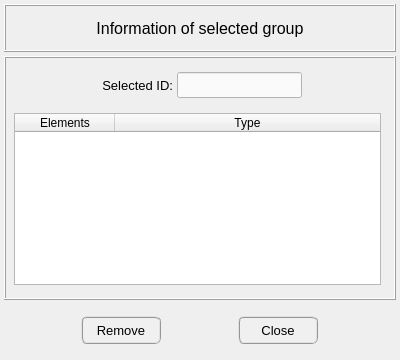
<?xml version="1.0" encoding="UTF-8"?>
<ui version="4.0">
 <class>Dialog</class>
 <widget class="QDialog" name="Dialog">
  <property name="geometry">
   <rect>
    <x>0</x>
    <y>0</y>
    <width>400</width>
    <height>360</height>
   </rect>
  </property>
  <property name="minimumSize">
   <size>
    <width>400</width>
    <height>240</height>
   </size>
  </property>
  <property name="maximumSize">
   <size>
    <width>600</width>
    <height>500</height>
   </size>
  </property>
  <property name="windowTitle">
   <string>Information of selected group</string>
  </property>
  <layout class="QGridLayout" name="gridLayout">
   <property name="leftMargin">
    <number>4</number>
   </property>
   <property name="topMargin">
    <number>4</number>
   </property>
   <property name="rightMargin">
    <number>4</number>
   </property>
   <property name="bottomMargin">
    <number>4</number>
   </property>
   <property name="spacing">
    <number>4</number>
   </property>
   <item row="1" column="0">
    <widget class="QFrame" name="frame_main">
     <property name="minimumSize">
      <size>
       <width>0</width>
       <height>0</height>
      </size>
     </property>
     <property name="maximumSize">
      <size>
       <width>16777215</width>
       <height>16777215</height>
      </size>
     </property>
     <property name="frameShape">
      <enum>QFrame::Box</enum>
     </property>
     <property name="frameShadow">
      <enum>QFrame::Raised</enum>
     </property>
     <layout class="QGridLayout" name="gridLayout_3">
      <property name="leftMargin">
       <number>4</number>
      </property>
      <property name="rightMargin">
       <number>4</number>
      </property>
      <item row="0" column="0">
       <widget class="QFrame" name="frame_selection">
        <property name="minimumSize">
         <size>
          <width>0</width>
          <height>36</height>
         </size>
        </property>
        <property name="frameShape">
         <enum>QFrame::NoFrame</enum>
        </property>
        <property name="frameShadow">
         <enum>QFrame::Raised</enum>
        </property>
        <layout class="QGridLayout" name="gridLayout_4">
         <property name="leftMargin">
          <number>4</number>
         </property>
         <property name="topMargin">
          <number>4</number>
         </property>
         <property name="bottomMargin">
          <number>4</number>
         </property>
         <property name="spacing">
          <number>4</number>
         </property>
         <item row="0" column="2">
          <widget class="QLineEdit" name="lineEdit_selected_id">
           <property name="enabled">
            <bool>true</bool>
           </property>
           <property name="minimumSize">
            <size>
             <width>0</width>
             <height>26</height>
            </size>
           </property>
           <property name="maximumSize">
            <size>
             <width>240</width>
             <height>26</height>
            </size>
           </property>
           <property name="font">
            <font>
             <pointsize>10</pointsize>
            </font>
           </property>
           <property name="focusPolicy">
            <enum>Qt::ClickFocus</enum>
           </property>
           <property name="styleSheet">
            <string notr="true">QLineEdit{color: rgb(0, 0, 0); background-color: rgb(250, 250, 250)}
QLineEdit:disabled{color: rgb(100, 100, 100); background-color: rgb(240, 240, 240)}</string>
           </property>
           <property name="text">
            <string/>
           </property>
           <property name="alignment">
            <set>Qt::AlignCenter</set>
           </property>
          </widget>
         </item>
         <item row="0" column="1">
          <widget class="QLabel" name="label_selected_id">
           <property name="minimumSize">
            <size>
             <width>80</width>
             <height>0</height>
            </size>
           </property>
           <property name="maximumSize">
            <size>
             <width>100</width>
             <height>16777215</height>
            </size>
           </property>
           <property name="font">
            <font>
             <pointsize>10</pointsize>
            </font>
           </property>
           <property name="text">
            <string>Selected ID:</string>
           </property>
           <property name="alignment">
            <set>Qt::AlignRight|Qt::AlignTrailing|Qt::AlignVCenter</set>
           </property>
          </widget>
         </item>
         <item row="0" column="0">
          <spacer name="horizontalSpacer">
           <property name="orientation">
            <enum>Qt::Horizontal</enum>
           </property>
           <property name="sizeHint" stdset="0">
            <size>
             <width>40</width>
             <height>20</height>
            </size>
           </property>
          </spacer>
         </item>
         <item row="0" column="3">
          <spacer name="horizontalSpacer_2">
           <property name="orientation">
            <enum>Qt::Horizontal</enum>
           </property>
           <property name="sizeHint" stdset="0">
            <size>
             <width>40</width>
             <height>20</height>
            </size>
           </property>
          </spacer>
         </item>
        </layout>
       </widget>
      </item>
      <item row="1" column="0">
       <widget class="QFrame" name="frame_treeWidget">
        <property name="frameShape">
         <enum>QFrame::NoFrame</enum>
        </property>
        <property name="frameShadow">
         <enum>QFrame::Raised</enum>
        </property>
        <layout class="QGridLayout" name="gridLayout_5">
         <property name="leftMargin">
          <number>4</number>
         </property>
         <property name="topMargin">
          <number>4</number>
         </property>
         <property name="bottomMargin">
          <number>4</number>
         </property>
         <property name="spacing">
          <number>4</number>
         </property>
         <item row="0" column="0">
          <widget class="QTreeWidget" name="treeWidget_group_info">
           <property name="minimumSize">
            <size>
             <width>0</width>
             <height>0</height>
            </size>
           </property>
           <property name="maximumSize">
            <size>
             <width>600</width>
             <height>1000</height>
            </size>
           </property>
           <property name="font">
            <font>
             <family>MS Shell Dlg 2</family>
            </font>
           </property>
           <property name="textElideMode">
            <enum>Qt::ElideRight</enum>
           </property>
           <property name="indentation">
            <number>0</number>
           </property>
           <property name="uniformRowHeights">
            <bool>false</bool>
           </property>
           <property name="animated">
            <bool>false</bool>
           </property>
           <property name="allColumnsShowFocus">
            <bool>false</bool>
           </property>
           <property name="headerHidden">
            <bool>false</bool>
           </property>
           <property name="columnCount">
            <number>2</number>
           </property>
           <attribute name="headerVisible">
            <bool>true</bool>
           </attribute>
           <column>
            <property name="text">
             <string>Elements</string>
            </property>
            <property name="textAlignment">
             <set>AlignCenter</set>
            </property>
           </column>
           <column>
            <property name="text">
             <string>Type</string>
            </property>
            <property name="textAlignment">
             <set>AlignCenter</set>
            </property>
           </column>
          </widget>
         </item>
        </layout>
       </widget>
      </item>
     </layout>
    </widget>
   </item>
   <item row="0" column="0">
    <widget class="QFrame" name="frame_title">
     <property name="minimumSize">
      <size>
       <width>0</width>
       <height>48</height>
      </size>
     </property>
     <property name="maximumSize">
      <size>
       <width>16777215</width>
       <height>48</height>
      </size>
     </property>
     <property name="frameShape">
      <enum>QFrame::Box</enum>
     </property>
     <property name="frameShadow">
      <enum>QFrame::Raised</enum>
     </property>
     <property name="lineWidth">
      <number>1</number>
     </property>
     <layout class="QGridLayout" name="gridLayout_2">
      <property name="leftMargin">
       <number>4</number>
      </property>
      <property name="topMargin">
       <number>4</number>
      </property>
      <property name="rightMargin">
       <number>4</number>
      </property>
      <property name="bottomMargin">
       <number>4</number>
      </property>
      <property name="spacing">
       <number>4</number>
      </property>
      <item row="0" column="0">
       <widget class="QLabel" name="label_title">
        <property name="font">
         <font>
          <pointsize>12</pointsize>
         </font>
        </property>
        <property name="text">
         <string>Information of selected group</string>
        </property>
        <property name="textFormat">
         <enum>Qt::AutoText</enum>
        </property>
        <property name="alignment">
         <set>Qt::AlignCenter</set>
        </property>
       </widget>
      </item>
     </layout>
    </widget>
   </item>
   <item row="2" column="0">
    <widget class="QFrame" name="frame_buttons">
     <property name="minimumSize">
      <size>
       <width>0</width>
       <height>52</height>
      </size>
     </property>
     <property name="maximumSize">
      <size>
       <width>16777215</width>
       <height>52</height>
      </size>
     </property>
     <property name="frameShape">
      <enum>QFrame::NoFrame</enum>
     </property>
     <property name="frameShadow">
      <enum>QFrame::Raised</enum>
     </property>
     <layout class="QGridLayout" name="gridLayout_6">
      <property name="leftMargin">
       <number>10</number>
      </property>
      <property name="topMargin">
       <number>0</number>
      </property>
      <property name="rightMargin">
       <number>10</number>
      </property>
      <property name="bottomMargin">
       <number>0</number>
      </property>
      <property name="horizontalSpacing">
       <number>10</number>
      </property>
      <item row="0" column="1">
       <widget class="QPushButton" name="pushButton_remove">
        <property name="sizePolicy">
         <sizepolicy hsizetype="Expanding" vsizetype="Expanding">
          <horstretch>0</horstretch>
          <verstretch>0</verstretch>
         </sizepolicy>
        </property>
        <property name="minimumSize">
         <size>
          <width>80</width>
          <height>28</height>
         </size>
        </property>
        <property name="maximumSize">
         <size>
          <width>80</width>
          <height>28</height>
         </size>
        </property>
        <property name="sizeIncrement">
         <size>
          <width>0</width>
          <height>1</height>
         </size>
        </property>
        <property name="font">
         <font>
          <family>MS Shell Dlg 2</family>
          <pointsize>10</pointsize>
          <weight>50</weight>
          <italic>false</italic>
          <bold>false</bold>
         </font>
        </property>
        <property name="styleSheet">
         <string notr="true">QPushButton{border-radius: 6px; border-color: rgb(150, 150, 150); border-style: ridge; border-width: 2px; color: rgb(0, 0, 0); background-color: rgb(240, 240, 240)}
QPushButton:hover{border-radius: 6px; border-color: rgb(0, 170, 255); border-style: ridge; border-width: 2px; color: rgb(0, 0, 0); background-color: rgba(174, 213, 255, 100)}
QPushButton:pressed{border-radius: 6px; border-color: rgb(0, 170, 255); border-style: ridge; border-width: 2px; color: rgb(0, 0, 0); background-color: rgb(174, 213, 255)}
QPushButton:disabled{border-radius: 6px; border-color: rgb(150, 150, 150); border-style: ridge; border-width: 0px; color: rgb(150,150, 150); background-color: rgb(220, 220, 220)}</string>
        </property>
        <property name="text">
         <string>Remove</string>
        </property>
       </widget>
      </item>
      <item row="0" column="2">
       <widget class="QPushButton" name="pushButton_close">
        <property name="sizePolicy">
         <sizepolicy hsizetype="Expanding" vsizetype="Expanding">
          <horstretch>0</horstretch>
          <verstretch>0</verstretch>
         </sizepolicy>
        </property>
        <property name="minimumSize">
         <size>
          <width>80</width>
          <height>28</height>
         </size>
        </property>
        <property name="maximumSize">
         <size>
          <width>80</width>
          <height>28</height>
         </size>
        </property>
        <property name="sizeIncrement">
         <size>
          <width>0</width>
          <height>1</height>
         </size>
        </property>
        <property name="font">
         <font>
          <family>MS Shell Dlg 2</family>
          <pointsize>10</pointsize>
          <weight>50</weight>
          <italic>false</italic>
          <bold>false</bold>
         </font>
        </property>
        <property name="styleSheet">
         <string notr="true">QPushButton{border-radius: 6px; border-color: rgb(150, 150, 150); border-style: ridge; border-width: 2px; color: rgb(0, 0, 0); background-color: rgb(240, 240, 240)}
QPushButton:hover{border-radius: 6px; border-color: rgb(0, 170, 255); border-style: ridge; border-width: 2px; color: rgb(0, 0, 0); background-color: rgba(174, 213, 255, 100)}
QPushButton:pressed{border-radius: 6px; border-color: rgb(0, 170, 255); border-style: ridge; border-width: 2px; color: rgb(0, 0, 0); background-color: rgb(174, 213, 255)}
QPushButton:disabled{border-radius: 6px; border-color: rgb(150, 150, 150); border-style: ridge; border-width: 0px; color: rgb(150,150, 150); background-color: rgb(220, 220, 220)}</string>
        </property>
        <property name="text">
         <string>Close</string>
        </property>
       </widget>
      </item>
     </layout>
    </widget>
   </item>
  </layout>
 </widget>
 <resources/>
 <connections/>
</ui>
